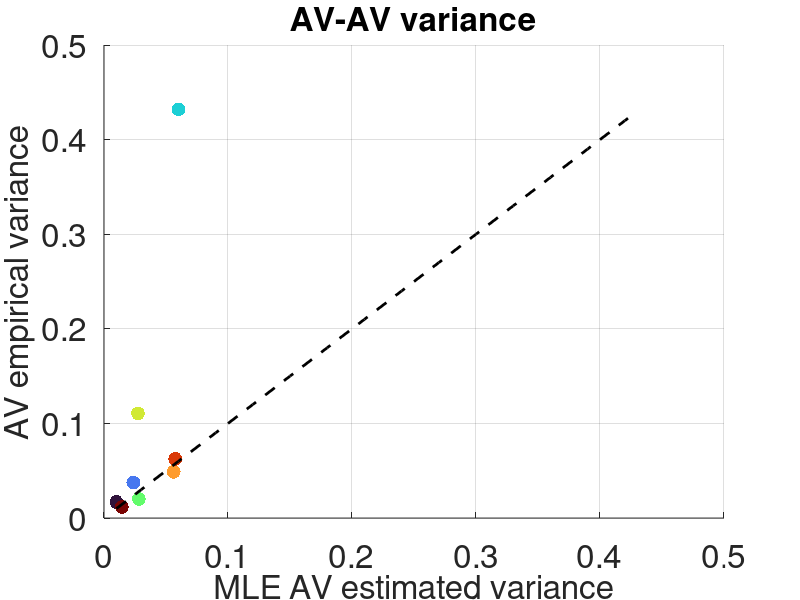

Source code (MATLAB):
% Data matrix
data = [0.01 0.017
        0.0237 0.0375
        0.0601 0.432
        0.0281 0.0203
        0.0274 0.1106
        0.0562 0.0489
        0.0575 0.0625
        0.0144 0.0118]

% Create a figure
figure;

% Get 'cool' colormap for the number of participants
numParticipants = size(data, 1);
colors = turbo(numParticipants);

% Hold the plot for multiple scatter plots
hold on;

% Plot each row of the matrix as a dot, each with a different color
for i = 1:numParticipants
    scatter(data(i, 1), data(i, 2), 100, colors(i, :), 'filled', 'LineWidth', 1.5);
end

% Plot the dotted line y = x
x = min(data(:)):0.01:max(data(:)); % Define the x values for the line
plot(x, x, '--k', 'LineWidth', 2); % '--k' specifies a black dotted line and increases the line width

% Add labels and title
ylabel('AV empirical variance');
xlabel('MLE AV estimated variance');
title('AV-AV variance');
set(findall(gcf, '-property', 'FontSize'), 'FontSize', 24)
grid on

% Turn off the 'hold'
hold off;
